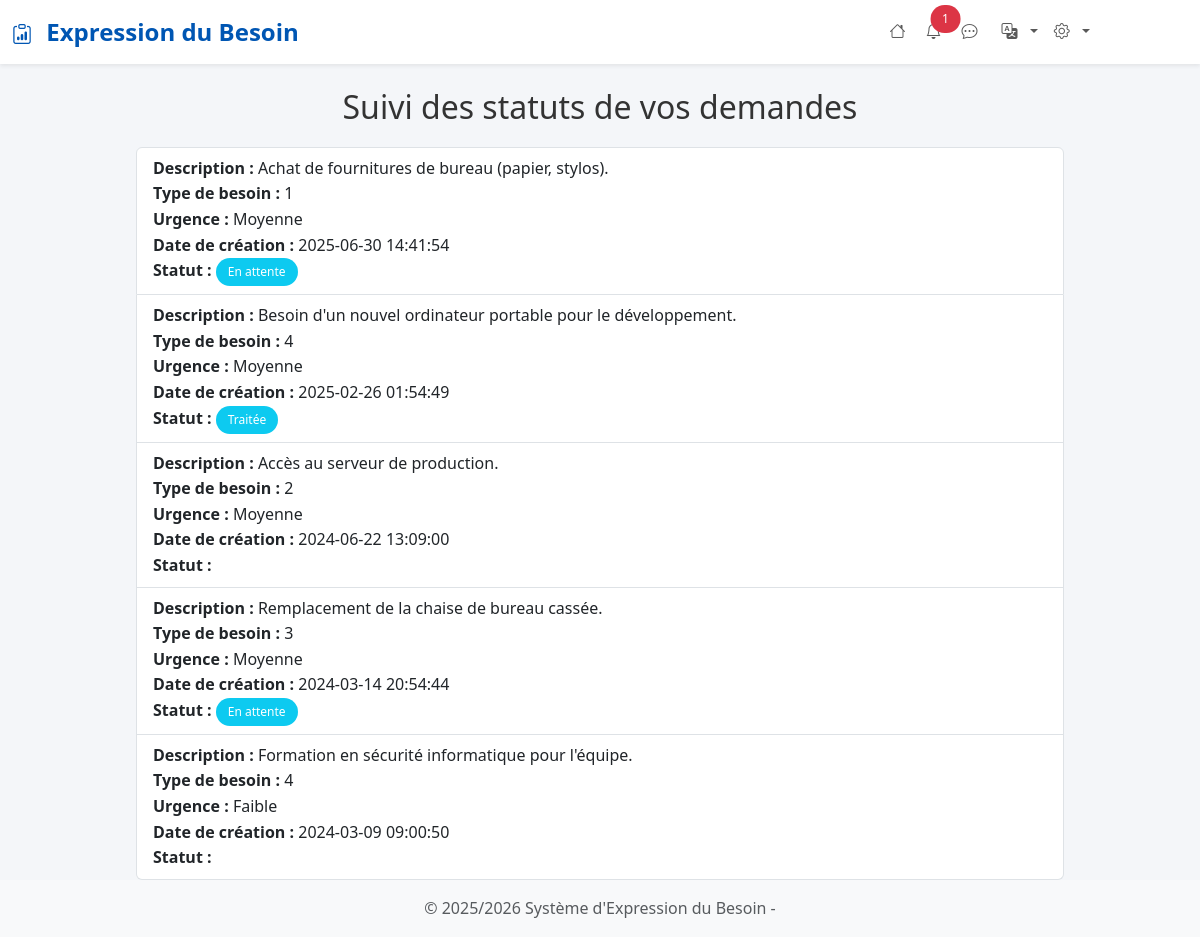
/suivi_statut.php (signed in), run on an earlier commit of the app's database.
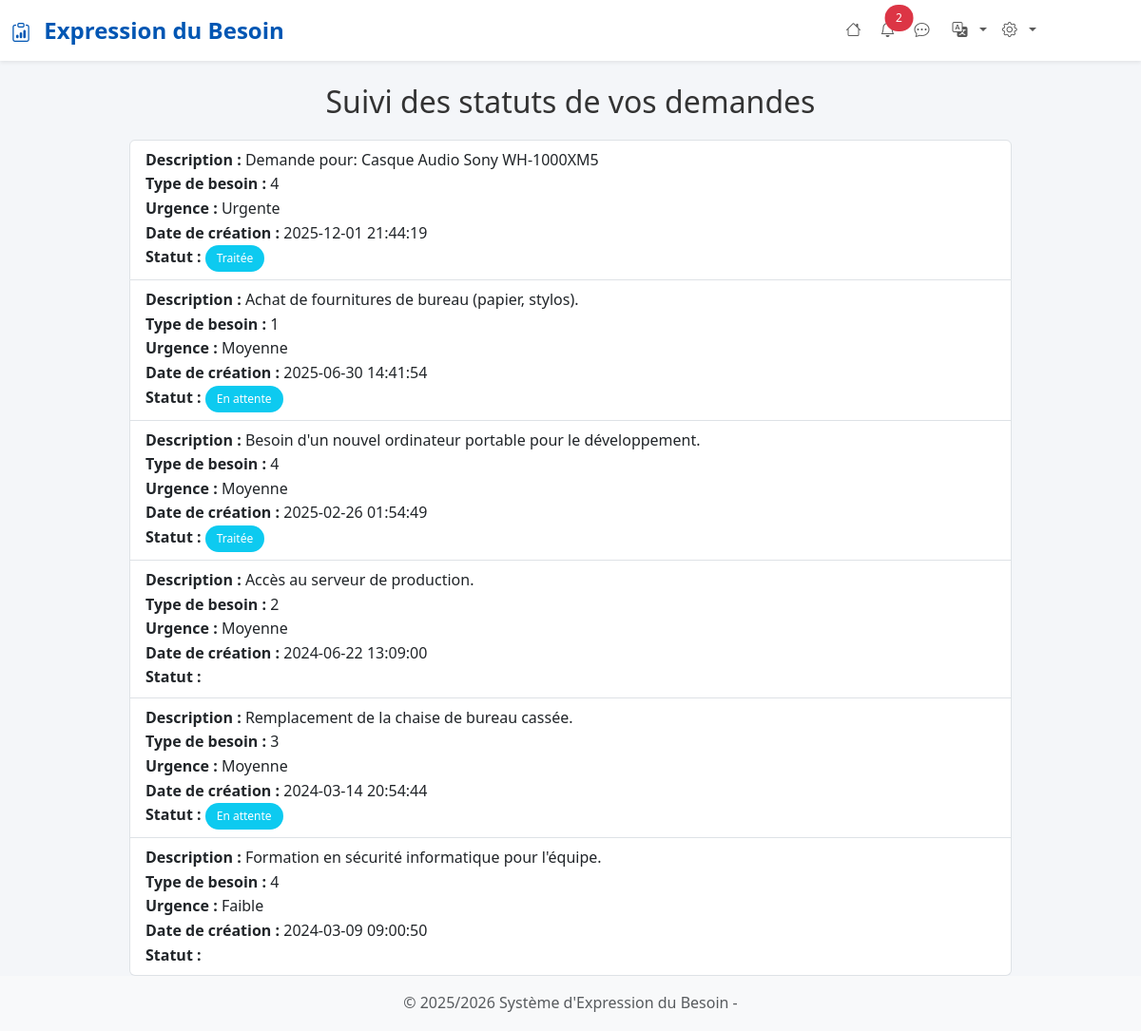
And on a later commit of the database.
### tables this page shows
CREATE TABLE `demandes` (
  `id` int(11) NOT NULL,
  `user_id` int(11) NOT NULL,
  `type_besoin_id` int(11) NOT NULL,
  `description` text NOT NULL,
  `urgence` enum('Faible','Moyenne','Urgente') NOT NULL DEFAULT 'Faible',
  `statut` enum('En attente','En cours de validation','Traitée') NOT NULL DEFAULT 'En attente',
  `date_creation` datetime DEFAULT current_timestamp()
);

### includes/functions.php (called while the page is built, shortened)
<?php
function getUnreadNotificationCount(int $serviceId,$isAdmin = 0): int {
    $pdo = getConnection();
    $stmt = $pdo->prepare("SELECT COUNT(*) FROM notifications WHERE service_id = :service_id AND seen = 0");
    $stmt->execute([':service_id' => $serviceId]);
    return (int) $stmt->fetchColumn();
}
?>

### suivi_statut.php (the view, shortened to what the changed rows need)
<?php
include 'includes/header.php';
$user_id = $_SESSION['user_id'];
$conn = getConnection();
try {
    $stmt = $conn->prepare("
        SELECT
            description,
            type_besoin_id,
            urgence,
            date_creation,
            statut
        FROM demandes
        WHERE user_id = :user_id
        ORDER BY date_creation DESC
    ");
    $stmt->bindParam(':user_id', $user_id, PDO::PARAM_INT);
    $stmt->execute();
    $stats = $stmt->fetchAll(PDO::FETCH_ASSOC);
} catch (PDOException $e) {
    die("Erreur : " . $e->getMessage());
}
?>
<div class="container mt-4">
    <h2>Suivi des statuts de vos demandes</h2>
    <?php if (count($stats) > 0): ?>
    <ul class="list-group mt-3">
        <?php foreach ($stats as $s): ?>
        <li class="list-group-item">
            <strong>Description :</strong> <?= htmlspecialchars($s['description']) ?><br>
            <strong>Type de besoin :</strong> <?= htmlspecialchars($s['type_besoin_id']) ?><br>
            <strong>Urgence :</strong> <?= htmlspecialchars($s['urgence']) ?><br>
            <strong>Date de création :</strong> <?= htmlspecialchars($s['date_creation']) ?><br>
            <strong>Statut :</strong>
            <span class="badge bg-info"><?= htmlspecialchars($s['statut']) ?></span>
        </li>
        <?php endforeach; ?>
    </ul>
    <?php else: ?>
    <p>Aucune demande enregistrée pour le moment.</p>
    <?php endif; ?>
</div>
<?php include 'includes/footer.php'; ?>

### includes/header.php (shortened to what the changed rows need)
<?php
require_once __DIR__ . '/functions.php';
$unreadCount = getUnreadNotificationCount($_SESSION['user_service'] ?? 0,
    isset($_SESSION['user_role']) && $_SESSION['user_role'] === 'Administrateur' ? 1 : 0
);
?>
<!DOCTYPE html>
<html lang="fr">
<head>
    <link href="https://cdn.jsdelivr.net/npm/bootstrap@5.3.2/dist/css/bootstrap.min.css" rel="stylesheet">
    <link href="https://cdn.jsdelivr.net/npm/bootstrap-icons@1.11.2/font/bootstrap-icons.css" rel="stylesheet">
    <link rel="stylesheet" href="assets/css/style.css">
    <link rel="stylesheet" href="https://cdnjs.cloudflare.com/ajax/libs/font-awesome/7.0.1/css/all.min.css"
 />
</head>
<body>
    <nav class="navbar navbar-expand-lg navbar-light bg-white shadow-sm">
        <div class="container-fluid">
            <div class="collapse navbar-collapse" id="navbarNav">
                <ul class="navbar-nav ms-auto">
                    <?php if($_SESSION['user_role'] != 'Demandeur'): ?>
                    <li class="nav-item position-relative">
                        <a class="nav-link" href="/besoins/pages/notifications.php">
                            <i class="bi bi-bell me-1"></i>
                            <?php if (!empty($unreadCount) && $unreadCount > 0): ?>
                            <span
                                class="position-absolute -top-2 start-1 translate-middle badge rounded-pill bg-danger">
                                <?= $unreadCount ?>
                            </span>
                            <?php endif; ?>
                        </a>
                    </li>
                    <?php endif; ?>
                </ul>
            </div>
        </div>
    </nav>
    <div class="container-fluid">
        <div class="row">
            <main class="col-md-9 ms-sm-auto mx-auto col-lg-10 px-md-4">

What changed in the data, as far as the page shows it:
added demandes: description "Demande pour: Casque Audio Sony WH-1000XM5", type_besoin "4", urgence "Urgente", date_creation "2025-12-01 21:44:19", statut "Traitée"
Also different on the page:
$unreadCount: "1" → "2"
